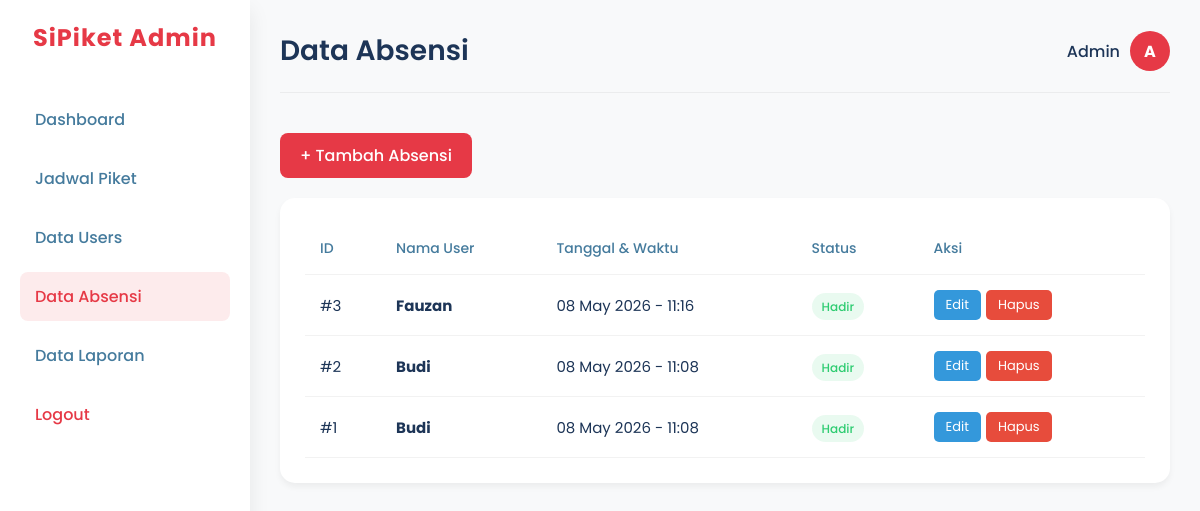
The app's page /dashboard-admin/absensi/index.php with its own data.
### tables this page shows
CREATE TABLE `absensi` (
  `id_absensi` int NOT NULL,
  `id_user` int NOT NULL,
  `tanggal_dan_waktu` timestamp NOT NULL DEFAULT CURRENT_TIMESTAMP,
  `Status_absensi` enum('hadir','izin','absen') NOT NULL
);

CREATE TABLE `users` (
  `user_id` int NOT NULL,
  `nama` varchar(100) NOT NULL,
  `email` varchar(100) NOT NULL,
  `password` varchar(100) NOT NULL,
  `role` enum('user','admin') NOT NULL
);

### dashboard-admin/absensi/index.php (the view, shortened to what this page needs)
<?php
include '../../include/koneksi.php';
$query_absensi = mysqli_query($conn, "
    SELECT absensi.*, users.nama
    FROM absensi
    JOIN users ON absensi.id_user = users.user_id
    ORDER BY absensi.tanggal_dan_waktu DESC
");
?>
<!DOCTYPE html>
<html lang="id">
<head>
</head>
<body>
    <div class="sidebar">
        <div class="sidebar-logo">SiPiket Admin</div>
        <ul class="sidebar-menu">
            <li><a href="../index.php">Dashboard</a></li>
            <li><a href="../jadwal/read.php">Jadwal Piket</a></li>
            <li><a href="#">Data Users</a></li>
            <li><a href="index.php" class="active">Data Absensi</a></li>
            <li><a href="#">Data Laporan</a></li>
            <li style="margin-top: auto;"><a href="../../index.php" style="color: var(--primary);">Logout</a></li>
        </ul>
    </div>
    <div class="main-content">
        <div class="header">
            <h1>Data Absensi</h1>
            <div class="user-profile">
                <span>Admin</span>
                <div style="width: 40px; height: 40px; border-radius: 50%; background: var(--primary); display: flex; align-items: center; justify-content: center; color: white; font-weight: bold;">A</div>
            </div>
        </div>
        <a href="create.php" class="btn-tambah">+ Tambah Absensi</a>
        <div class="table-section">
            <table>
                <thead>
                    <tr>
                        <th>ID</th>
                        <th>Nama User</th>
                        <th>Tanggal & Waktu</th>
                        <th>Status</th>
                        <th>Aksi</th>
                    </tr>
                </thead>
                <tbody>
                    <?php
                    while($row = mysqli_fetch_assoc($query_absensi)) {
                        echo "<tr>";
                        echo "<td>#" . htmlspecialchars($row['id_absensi']) . "</td>";
                        echo "<td><strong>" . htmlspecialchars($row['nama']) . "</strong></td>";
                        echo "<td>" . date('d M Y - H:i', strtotime($row['tanggal_dan_waktu'])) . "</td>";
                        $status = htmlspecialchars($row['status_absensi'] ?? $row['Status_absensi']);
                        $badge_class = 'badge';
                        if(strtolower($status) == 'hadir') {
                            $badge_class .= ' badge-hadir';
                        } elseif(strtolower($status) == 'izin') {
                            $badge_class .= ' badge-izin';
                        } else {
                            $badge_class .= ' badge-sakit';
                        }
                        echo "<td><span class='$badge_class'>" . ucfirst($status) . "</span></td>";
                        echo "<td>";
                        echo "<a href='update.php?id=" . $row['id_absensi'] . "' class='btn-action btn-edit'>Edit</a>";
                        echo "<a href='delete.php?id=" . $row['id_absensi'] . "' class='btn-action btn-delete' onclick='return confirm(\"Yakin ingin menghapus data ini?\")'>Hapus</a>";
                        echo "</td>";
                        echo "</tr>";
                    }
                    ?>
                </tbody>
            </table>
        </div>
    </div>
</body>
</html>

### dashboard-admin/absensi/index.php (style rules this page uses)
:root { --primary: #e63946; --primary-dark: #d62828; --secondary: #f1faee; --text-main: #1d3557; --text-muted: #457b9d; --bg-color: #f8f9fa; --white: #ffffff; --shadow-sm: 0 4px 6px rgba(0, 0, 0, 0.05); --shadow-md: 0 10px 20px rgba(0, 0, 0, 0.08); --shadow-lg: 0 15px 35px rgba(230, 57, 70, 0.15); }
* { margin: 0; padding: 0; box-sizing: border-box; font-family: 'Poppins', sans-serif; }
body { background-color: var(--bg-color); color: var(--text-main); display: flex; min-height: 100vh; }
.sidebar { width: 250px; background: var(--white); box-shadow: var(--shadow-md); padding: 20px; display: flex; flex-direction: column; }
.sidebar-logo { font-size: 24px; font-weight: 700; color: var(--primary); margin-bottom: 40px; text-align: center; letter-spacing: 1px; }
.sidebar-menu { list-style: none; display: flex; flex-direction: column; gap: 10px; }
.sidebar-menu a { text-decoration: none; color: var(--text-muted); font-weight: 500; padding: 12px 15px; border-radius: 8px; transition: all 0.3s ease; display: block; }
.sidebar-menu a:hover, .sidebar-menu a.active { background: rgba(230, 57, 70, 0.1); color: var(--primary); }
.main-content { flex: 1; padding: 30px; overflow-y: auto; }
.header { display: flex; justify-content: space-between; align-items: center; margin-bottom: 40px; padding-bottom: 20px; border-bottom: 1px solid rgba(0,0,0,0.05); }
.header h1 { font-size: 28px; font-weight: 600; }
.user-profile { display: flex; align-items: center; gap: 10px; font-weight: 500; }
.table-section { background: var(--white); padding: 25px; border-radius: 15px; box-shadow: var(--shadow-sm); }
table { width: 100%; border-collapse: collapse; }
table th, table td { padding: 15px; text-align: left; border-bottom: 1px solid rgba(0,0,0,0.05); }
table th { color: var(--text-muted); font-weight: 500; font-size: 14px; }
table td { font-size: 15px; }
.badge { padding: 5px 10px; border-radius: 20px; font-size: 12px; font-weight: 500; }
.badge-hadir { background: rgba(46, 204, 113, 0.1); color: #2ecc71; }
.btn-tambah { display: inline-block; background: var(--primary); color: white; padding: 10px 20px; border-radius: 8px; text-decoration: none; font-weight: 500; transition: all 0.3s; margin-bottom: 20px; }
.btn-action { display: inline-block; padding: 5px 12px; border-radius: 5px; text-decoration: none; color: white; font-size: 13px; margin-right: 5px; transition: opacity 0.3s; }
.btn-edit { background: #3498db; }
.btn-delete { background: #e74c3c; }

### records on screen
absensi: id_absensi "3", id_user.nama "Fauzan", tanggal_dan_waktu "08 May 2026 - 11:16", Status_absensi "Hadir"
absensi: id_absensi "2", id_user.nama "Budi", tanggal_dan_waktu "08 May 2026 - 11:08", Status_absensi "Hadir"
absensi: id_absensi "1", id_user.nama "Budi", tanggal_dan_waktu "08 May 2026 - 11:08", Status_absensi "Hadir"
